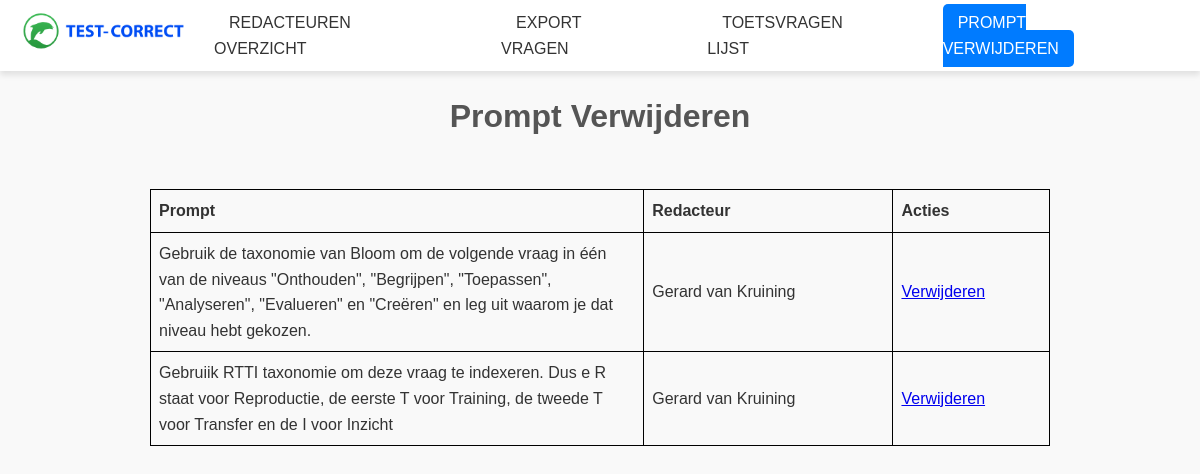
Page /prompt_verwijderen on the committed database.
### tables this page shows
CREATE TABLE prompts (
            prompts_id INTEGER PRIMARY KEY AUTOINCREMENT,
            user_id INTEGER NOT NULL,
            prompt TEXT NOT NULL,
            questions_count INTEGER NOT NULL,
            questions_correct INTEGER NOT NULL,
            date_created DATETIME DEFAULT CURRENT_TIMESTAMP,
            FOREIGN KEY (user_id) REFERENCES users(user_id)            
            );

CREATE TABLE users (
            user_id INTEGER PRIMARY KEY AUTOINCREMENT,
            login TEXT NOT NULL,
            password TEXT NOT NULL,
            display_name TEXT NOT NULL,
            date_created DATETIME DEFAULT CURRENT_TIMESTAMP,
            is_admin INTEGER NOT NULL DEFAULT 1);

### app.py (the view)
@app.route('/prompt_verwijderen', methods=['GET', 'POST'])
def prompt_verwijderen():
    all_prompts = prompt_overview()
    return render_template("prompt_verwijderen.html", all_prompts=all_prompts)

### model/Prompt_overview.py (called while the page is built)
def prompt_overview():
    database = Database('./databases/database.db')
    cursor, conn = database.connect_db()
    prompt_overview_query = "SELECT prompts.prompts_id, prompts.prompt, users.display_name as Redacteur, prompts.questions_count, prompts.questions_correct FROM prompts JOIN users ON users.user_id = prompts.user_id; "
    cursor.execute(prompt_overview_query)
    data = cursor.fetchall()
    return data

### model/database.py (called while the page is built)
    def connect_db(self):
        con = sqlite3.connect(self.path) # Make a connection with the database stored in path
        con.row_factory = sqlite3.Row # Save results in rows instead of a tuple
        cursor = con.cursor() # Cursor for executing SQL statements
        return cursor, con # Return the cursor and the db connection

### templates/prompt_verwijderen.html (shortened to what this page needs)
<!DOCTYPE html>
<html lang="en">
<head>
</head>
<body>
{% include 'header.html' %}
<table id="prompt">
    <h1>Prompt Verwijderen</h1> <br>
    <thead>
    <tr>
        <th> Prompt </th>
        <th> Redacteur </th>
        <th> Acties </th>
    </tr>
    </thead>
    <tbody>
    {% for prompt in all_prompts%}
    <tr>
        <td>{{prompt.prompt}}</td>
        <td>{{prompt.redacteur}}</td>
        <td> <a type="button" href="/delete_prompt/{{prompt.prompts_id}}" > Verwijderen </a> </td>
    </tr>
    {% endfor %}
    </tbody>
</table> <br>
</body>
</html>

### static/style_header.css (style rules this page uses)
body { font-family: Arial, sans-serif; line-height: 1.6; margin: 0; padding: 0; background-color: #f9f9f9; color: #333; }

### templates/prompt_verwijderen.html (style rules this page uses)
h1 { text-align: center; margin-top: 20px; color: #555; }
table { width: 100%; max-width: 900px; border-collapse: collapse; margin: 0 auto; }
table, th, td { border: 1px solid black; }
th, td { padding: 8px; text-align: left; word-wrap: break-word; white-space: normal; max-width: 300px; }
td { word-wrap: break-word; max-width: 300px; overflow-wrap: break-word; }

### rows in the picture
prompts: prompt "Gebruik de taxonomie van Bloom om de volgende vraag in één van de niveaus \"Onthouden\", \"Begrijpen\", \"Toepassen\", \"Analyseren\", \"Evalueren\" en \"Creëren\" en leg uit waarom je dat niveau hebt gekozen.", redacteur "Gerard van Kruining"
prompts: prompt "Gebruiik RTTI taxonomie om deze vraag te indexeren. Dus e R staat voor Reproductie, de eerste T voor Training, de tweede T voor Transfer en de I voor Inzicht", redacteur "Gerard van Kruining"
